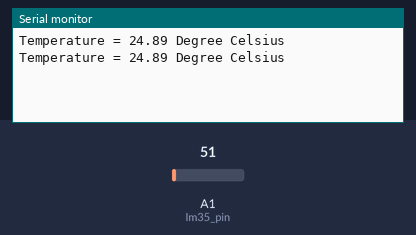
A sketch run on a simulated Arduino Uno, built for the host (arithmetic inside an expression is 32-bit, double 64-bit). On the bench: the last lines printed to the serial monitor. The inputs (shaded band) are chosen by the test bench; at power-on: A1 (lm35_pin) = 51.

Above: at 5.8 s.
5.9 s: A1 (lm35_pin) set to 61
At 10.5 s:
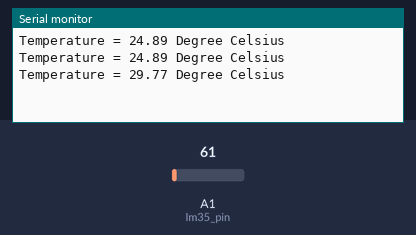
11.9 s: A1 (lm35_pin) set to 71
At 15.6 s:
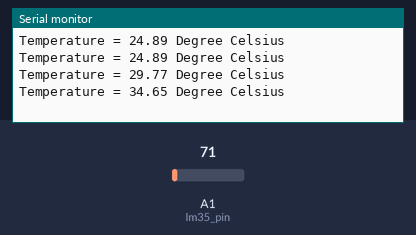
Timing chart, 0 to 17.1 s (numbered marks = the images above; inputs shaded):
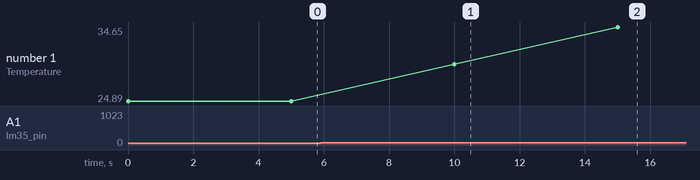

Measured:
- after the input at 5.9 s, the serial monitor: prints a new line after 4.1 s (image 1)
- after the input at 11.9 s, the serial monitor: prints a new line after 3.1 s (image 2)
- plotted number 1: 24.89 → 29.77 after the input at 5.9 s, 29.77 → 34.65 after the input at 11.9 s

The sketch:

arduino_code.ino
```cpp
#include<SoftwareSerial.h>
SoftwareSerial arduino_communication(5,6);

const int lm35_pin = A1;  /* LM35 O/P pin */
void setup()
{
  Serial.begin(9600);
  arduino_communication.begin(9600);
}
void loop()
{
  int temp_adc_val;
  float temp_val;
  temp_adc_val = analogRead(lm35_pin);  /* Read Temperature */
  temp_val = (temp_adc_val * 4.88); /* Convert adc value to equivalent voltage */
  temp_val = (temp_val/10); /* LM35 gives output of 10mv/°C */
  Serial.print("Temperature = ");
  Serial.print(temp_val);
  Serial.print(" Degree Celsius\n");
  arduino_communication.write(temp_val);
  delay(5000);
}
```
